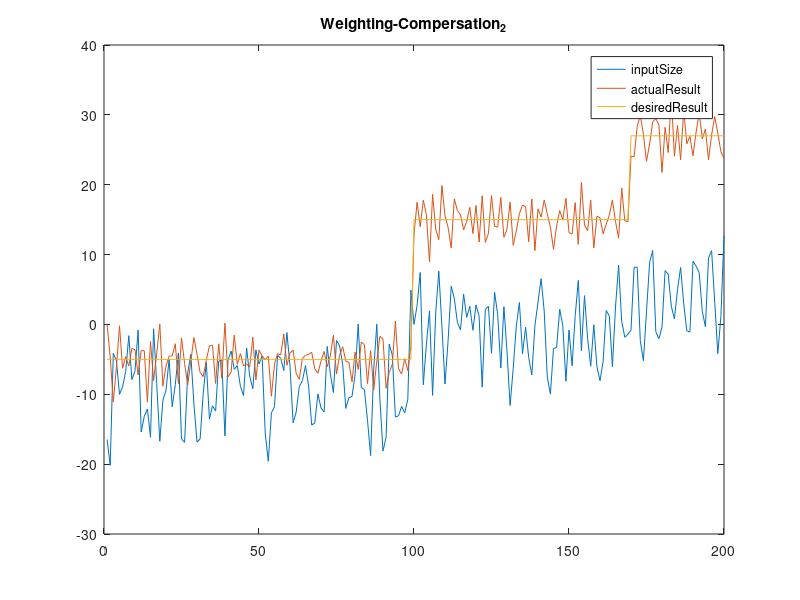

MATLAB code to generate this figure: (Note: this script raises an error after producing the figure.)
%clear all;                    clc;                
n1=1;                          n2=10;                nu = 10; 
a1=-0.4493;                    b1= 1.3767;           d6 = 0.1;                                                       
benda=load('bankX.mat');       d=zeros(1,7);         ref=ones(1,9);  
%=========================================================================
v=benda.z2;                                          
for k=1:300
ref(k)=-5;  if (k>=050) ref(k)=-5;  end
            if (k>=100) ref(k)=15;  end
            if (k>=170) ref(k)=27;  end
end

%*************************************************************************
B=1;                       f0=1-a1;           f1=a1;
x=[f0 f1 b1];              G=b1;                  
N=d6;                                         NS=-d6;

for i=1:(n2-1)
R=f0;                                         B=[B R];          
f0=f1+R*(1-a1);                               f1=R*(a1); 
G=[G;b1*B(i+1)+b1*B(i)]; 
N=[N;d6*B(i+1)+d6*B(i)];                      NS=[NS;-d6*B(i+1)-d6*B(i)];
x=[x;f0 f1 b1*B(i+1)];
end

for j=1:(n2-1)
G=[G [zeros(j,1);G(1:(length(G)-j),1)]];
N=[N [zeros(j,1);N(1:(length(N)-j),1)]];
end

for j=1:(1)
NS=[NS [zeros(j,1);0*NS(1:(length(NS)-j),1)]];
end

x=x(n1:n2,:);
G=G(n1:n2,:);

%***********************************************************************

for k=1:200
z(k)=k;         
west2=N*[v((k+n1-1):(k+n2-1))'];         % DisturbanceInjecktor
east2=NS*[(d(6)*6+d(7)*3)/9 ;d(7)];      % DisturbanceMeasurering_WEIGHTING

costfunction=(inv(G'*G+0.01*eye(size(G'*G)))*G'); 
y(k)=-a1*d(1)+b1*d(4)+d6*d(6);
duw=costfunction*([ref((k+n1):(k+n2))']-x*[y(k);d(1);0]...
    -west2-east2);    
% HMatrix*(Ref(1)-actualPoints(2)-Disturbs(2)-InverseDisturbs(4))

du(k)=duw(1);
d(2)=d(1);
d(1)=y(k);
d(3)=du(k);

u(k)=d(4)+du(k);
d(5)=d(4);  d(4)=u(k);
d(7)=d(6);  d(6)=v(k);
end
loss=ref(1:200)-y;YA=0;YB=0;
for k=1:199
    YA=YA+loss(k)^2;
    YB=YB+(u(k+1)-u(k))^2;
end
errSize=sqrt(YA)
inputSize=sqrt(YB)
disp('*************************WeightingCompersation*********')
figure;                                 plot(z,u,z,y,z,ref(1:200)); 
legend('inputSize','actualResult','desiredResult', 'location', 'best')
title('Weighting-Compersation_2');
KoefficientsOfDiofant_x_G_NS =[x G NS];
DsturbedC





